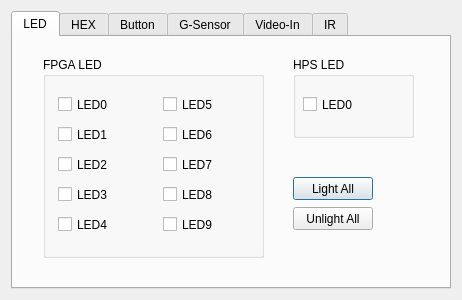
<?xml version="1.0" encoding="UTF-8"?>
<ui version="4.0">
 <class>Dialog</class>
 <widget class="QDialog" name="Dialog">
  <property name="windowModality">
   <enum>Qt::ApplicationModal</enum>
  </property>
  <property name="geometry">
   <rect>
    <x>0</x>
    <y>0</y>
    <width>462</width>
    <height>300</height>
   </rect>
  </property>
  <property name="sizePolicy">
   <sizepolicy hsizetype="Fixed" vsizetype="Fixed">
    <horstretch>0</horstretch>
    <verstretch>0</verstretch>
   </sizepolicy>
  </property>
  <property name="cursor">
   <cursorShape>ArrowCursor</cursorShape>
  </property>
  <property name="contextMenuPolicy">
   <enum>Qt::DefaultContextMenu</enum>
  </property>
  <property name="windowTitle">
   <string extracomment="Developed by Richard">DE1-SoC Control Panel</string>
  </property>
  <property name="sizeGripEnabled">
   <bool>false</bool>
  </property>
  <property name="modal">
   <bool>false</bool>
  </property>
  <layout class="QVBoxLayout" name="verticalLayout">
   <item>
    <widget class="QTabWidget" name="tabWidget">
     <property name="cursor">
      <cursorShape>ArrowCursor</cursorShape>
     </property>
     <property name="tabShape">
      <enum>QTabWidget::Rounded</enum>
     </property>
     <property name="currentIndex">
      <number>0</number>
     </property>
     <property name="iconSize">
      <size>
       <width>32</width>
       <height>32</height>
      </size>
     </property>
     <property name="movable">
      <bool>false</bool>
     </property>
     <widget class="QWidget" name="tabLED">
      <property name="cursor">
       <cursorShape>ArrowCursor</cursorShape>
      </property>
      <property name="autoFillBackground">
       <bool>false</bool>
      </property>
      <attribute name="icon">
       <iconset resource="images/images.qrc">
        <normaloff>:/new/Myresource/GLED.bmp</normaloff>:/new/Myresource/GLED.bmp</iconset>
      </attribute>
      <attribute name="title">
       <string>LED</string>
      </attribute>
      <widget class="QGroupBox" name="groupBox_fpga_led">
       <property name="geometry">
        <rect>
         <x>30</x>
         <y>20</y>
         <width>221</width>
         <height>201</height>
        </rect>
       </property>
       <property name="title">
        <string>FPGA LED</string>
       </property>
       <widget class="QCheckBox" name="checkBox_LED1">
        <property name="geometry">
         <rect>
          <x>15</x>
          <y>60</y>
          <width>95</width>
          <height>35</height>
         </rect>
        </property>
        <property name="font">
         <font>
          <weight>50</weight>
          <bold>false</bold>
          <strikeout>false</strikeout>
          <kerning>false</kerning>
         </font>
        </property>
        <property name="cursor">
         <cursorShape>PointingHandCursor</cursorShape>
        </property>
        <property name="text">
         <string>LED1</string>
        </property>
        <property name="icon">
         <iconset resource="images/images.qrc">
          <normaloff>:/new/Myresource/RLED.bmp</normaloff>:/new/Myresource/RLED.bmp</iconset>
        </property>
        <property name="tristate">
         <bool>false</bool>
        </property>
       </widget>
       <widget class="QCheckBox" name="checkBox_LED9">
        <property name="geometry">
         <rect>
          <x>120</x>
          <y>150</y>
          <width>95</width>
          <height>35</height>
         </rect>
        </property>
        <property name="font">
         <font>
          <weight>50</weight>
          <bold>false</bold>
          <strikeout>false</strikeout>
          <kerning>false</kerning>
         </font>
        </property>
        <property name="cursor">
         <cursorShape>PointingHandCursor</cursorShape>
        </property>
        <property name="text">
         <string>LED9</string>
        </property>
        <property name="icon">
         <iconset resource="images/images.qrc">
          <normaloff>:/new/Myresource/RLED.bmp</normaloff>:/new/Myresource/RLED.bmp</iconset>
        </property>
        <property name="tristate">
         <bool>false</bool>
        </property>
       </widget>
       <widget class="QCheckBox" name="checkBox_LED0">
        <property name="geometry">
         <rect>
          <x>15</x>
          <y>30</y>
          <width>95</width>
          <height>35</height>
         </rect>
        </property>
        <property name="font">
         <font>
          <weight>50</weight>
          <bold>false</bold>
          <strikeout>false</strikeout>
          <kerning>false</kerning>
         </font>
        </property>
        <property name="cursor">
         <cursorShape>PointingHandCursor</cursorShape>
        </property>
        <property name="text">
         <string>LED0</string>
        </property>
        <property name="icon">
         <iconset resource="images/images.qrc">
          <normaloff>:/new/Myresource/RLED.bmp</normaloff>:/new/Myresource/RLED.bmp</iconset>
        </property>
        <property name="tristate">
         <bool>false</bool>
        </property>
       </widget>
       <widget class="QCheckBox" name="checkBox_LED2">
        <property name="geometry">
         <rect>
          <x>15</x>
          <y>90</y>
          <width>95</width>
          <height>35</height>
         </rect>
        </property>
        <property name="font">
         <font>
          <weight>50</weight>
          <bold>false</bold>
          <strikeout>false</strikeout>
          <kerning>false</kerning>
         </font>
        </property>
        <property name="cursor">
         <cursorShape>PointingHandCursor</cursorShape>
        </property>
        <property name="text">
         <string>LED2</string>
        </property>
        <property name="icon">
         <iconset resource="images/images.qrc">
          <normaloff>:/new/Myresource/RLED.bmp</normaloff>:/new/Myresource/RLED.bmp</iconset>
        </property>
        <property name="tristate">
         <bool>false</bool>
        </property>
       </widget>
       <widget class="QCheckBox" name="checkBox_LED3">
        <property name="geometry">
         <rect>
          <x>15</x>
          <y>120</y>
          <width>95</width>
          <height>35</height>
         </rect>
        </property>
        <property name="font">
         <font>
          <weight>50</weight>
          <bold>false</bold>
          <strikeout>false</strikeout>
          <kerning>false</kerning>
         </font>
        </property>
        <property name="cursor">
         <cursorShape>PointingHandCursor</cursorShape>
        </property>
        <property name="text">
         <string>LED3</string>
        </property>
        <property name="icon">
         <iconset resource="images/images.qrc">
          <normaloff>:/new/Myresource/RLED.bmp</normaloff>:/new/Myresource/RLED.bmp</iconset>
        </property>
        <property name="tristate">
         <bool>false</bool>
        </property>
       </widget>
       <widget class="QCheckBox" name="checkBox_LED4">
        <property name="geometry">
         <rect>
          <x>15</x>
          <y>150</y>
          <width>95</width>
          <height>35</height>
         </rect>
        </property>
        <property name="font">
         <font>
          <weight>50</weight>
          <bold>false</bold>
          <strikeout>false</strikeout>
          <kerning>false</kerning>
         </font>
        </property>
        <property name="cursor">
         <cursorShape>PointingHandCursor</cursorShape>
        </property>
        <property name="text">
         <string>LED4</string>
        </property>
        <property name="icon">
         <iconset resource="images/images.qrc">
          <normaloff>:/new/Myresource/RLED.bmp</normaloff>:/new/Myresource/RLED.bmp</iconset>
        </property>
        <property name="tristate">
         <bool>false</bool>
        </property>
       </widget>
       <widget class="QCheckBox" name="checkBox_LED5">
        <property name="geometry">
         <rect>
          <x>120</x>
          <y>30</y>
          <width>95</width>
          <height>35</height>
         </rect>
        </property>
        <property name="font">
         <font>
          <weight>50</weight>
          <bold>false</bold>
          <strikeout>false</strikeout>
          <kerning>false</kerning>
         </font>
        </property>
        <property name="cursor">
         <cursorShape>PointingHandCursor</cursorShape>
        </property>
        <property name="text">
         <string>LED5</string>
        </property>
        <property name="icon">
         <iconset resource="images/images.qrc">
          <normaloff>:/new/Myresource/RLED.bmp</normaloff>:/new/Myresource/RLED.bmp</iconset>
        </property>
        <property name="tristate">
         <bool>false</bool>
        </property>
       </widget>
       <widget class="QCheckBox" name="checkBox_LED6">
        <property name="geometry">
         <rect>
          <x>120</x>
          <y>60</y>
          <width>95</width>
          <height>35</height>
         </rect>
        </property>
        <property name="font">
         <font>
          <weight>50</weight>
          <bold>false</bold>
          <strikeout>false</strikeout>
          <kerning>false</kerning>
         </font>
        </property>
        <property name="cursor">
         <cursorShape>PointingHandCursor</cursorShape>
        </property>
        <property name="text">
         <string>LED6</string>
        </property>
        <property name="icon">
         <iconset resource="images/images.qrc">
          <normaloff>:/new/Myresource/RLED.bmp</normaloff>:/new/Myresource/RLED.bmp</iconset>
        </property>
        <property name="tristate">
         <bool>false</bool>
        </property>
       </widget>
       <widget class="QCheckBox" name="checkBox_LED7">
        <property name="geometry">
         <rect>
          <x>120</x>
          <y>90</y>
          <width>95</width>
          <height>35</height>
         </rect>
        </property>
        <property name="font">
         <font>
          <weight>50</weight>
          <bold>false</bold>
          <strikeout>false</strikeout>
          <kerning>false</kerning>
         </font>
        </property>
        <property name="cursor">
         <cursorShape>PointingHandCursor</cursorShape>
        </property>
        <property name="text">
         <string>LED7</string>
        </property>
        <property name="icon">
         <iconset resource="images/images.qrc">
          <normaloff>:/new/Myresource/RLED.bmp</normaloff>:/new/Myresource/RLED.bmp</iconset>
        </property>
        <property name="tristate">
         <bool>false</bool>
        </property>
       </widget>
       <widget class="QCheckBox" name="checkBox_LED8">
        <property name="geometry">
         <rect>
          <x>120</x>
          <y>120</y>
          <width>95</width>
          <height>35</height>
         </rect>
        </property>
        <property name="font">
         <font>
          <weight>50</weight>
          <bold>false</bold>
          <strikeout>false</strikeout>
          <kerning>false</kerning>
         </font>
        </property>
        <property name="cursor">
         <cursorShape>PointingHandCursor</cursorShape>
        </property>
        <property name="text">
         <string>LED8</string>
        </property>
        <property name="icon">
         <iconset resource="images/images.qrc">
          <normaloff>:/new/Myresource/RLED.bmp</normaloff>:/new/Myresource/RLED.bmp</iconset>
        </property>
        <property name="tristate">
         <bool>false</bool>
        </property>
       </widget>
      </widget>
      <widget class="QGroupBox" name="groupBox_hps_led">
       <property name="geometry">
        <rect>
         <x>280</x>
         <y>20</y>
         <width>121</width>
         <height>81</height>
        </rect>
       </property>
       <property name="title">
        <string>HPS LED</string>
       </property>
       <widget class="QCheckBox" name="checkBox_HPS_LED0">
        <property name="geometry">
         <rect>
          <x>10</x>
          <y>30</y>
          <width>95</width>
          <height>35</height>
         </rect>
        </property>
        <property name="font">
         <font>
          <weight>50</weight>
          <bold>false</bold>
          <strikeout>false</strikeout>
          <kerning>false</kerning>
         </font>
        </property>
        <property name="cursor">
         <cursorShape>PointingHandCursor</cursorShape>
        </property>
        <property name="text">
         <string>LED0</string>
        </property>
        <property name="icon">
         <iconset resource="images/images.qrc">
          <normaloff>:/new/Myresource/GLED.bmp</normaloff>:/new/Myresource/GLED.bmp</iconset>
        </property>
        <property name="tristate">
         <bool>false</bool>
        </property>
       </widget>
      </widget>
      <widget class="QPushButton" name="pushButton_LightAllLed">
       <property name="geometry">
        <rect>
         <x>280</x>
         <y>140</y>
         <width>80</width>
         <height>23</height>
        </rect>
       </property>
       <property name="cursor">
        <cursorShape>PointingHandCursor</cursorShape>
       </property>
       <property name="text">
        <string>Light All</string>
       </property>
      </widget>
      <widget class="QPushButton" name="pushButton_UnlightAllLed">
       <property name="geometry">
        <rect>
         <x>280</x>
         <y>170</y>
         <width>80</width>
         <height>23</height>
        </rect>
       </property>
       <property name="cursor">
        <cursorShape>PointingHandCursor</cursorShape>
       </property>
       <property name="text">
        <string>Unlight All</string>
       </property>
      </widget>
     </widget>
     <widget class="QWidget" name="tabHEX">
      <property name="cursor">
       <cursorShape>ArrowCursor</cursorShape>
      </property>
      <attribute name="icon">
       <iconset resource="images/images.qrc">
        <normaloff>:/new/Myresource/HEX_8.bmp</normaloff>:/new/Myresource/HEX_8.bmp</iconset>
      </attribute>
      <attribute name="title">
       <string>HEX</string>
      </attribute>
      <widget class="QLabel" name="label_hex0">
       <property name="geometry">
        <rect>
         <x>350</x>
         <y>70</y>
         <width>40</width>
         <height>59</height>
        </rect>
       </property>
       <property name="text">
        <string/>
       </property>
       <property name="pixmap">
        <pixmap resource="images/images.qrc">:/new/Myresource/HEX_0.bmp</pixmap>
       </property>
      </widget>
      <widget class="QSpinBox" name="spinBox_hex0">
       <property name="geometry">
        <rect>
         <x>350</x>
         <y>130</y>
         <width>40</width>
         <height>24</height>
        </rect>
       </property>
       <property name="cursor">
        <cursorShape>PointingHandCursor</cursorShape>
       </property>
       <property name="maximum">
        <number>9</number>
       </property>
      </widget>
      <widget class="QLabel" name="label_hex1">
       <property name="geometry">
        <rect>
         <x>290</x>
         <y>70</y>
         <width>40</width>
         <height>59</height>
        </rect>
       </property>
       <property name="text">
        <string/>
       </property>
       <property name="pixmap">
        <pixmap resource="images/images.qrc">:/new/Myresource/HEX_1.bmp</pixmap>
       </property>
      </widget>
      <widget class="QSpinBox" name="spinBox_hex1">
       <property name="geometry">
        <rect>
         <x>290</x>
         <y>130</y>
         <width>40</width>
         <height>24</height>
        </rect>
       </property>
       <property name="cursor">
        <cursorShape>PointingHandCursor</cursorShape>
       </property>
       <property name="maximum">
        <number>9</number>
       </property>
      </widget>
      <widget class="QSpinBox" name="spinBox_hex3">
       <property name="geometry">
        <rect>
         <x>170</x>
         <y>130</y>
         <width>40</width>
         <height>24</height>
        </rect>
       </property>
       <property name="cursor">
        <cursorShape>PointingHandCursor</cursorShape>
       </property>
       <property name="maximum">
        <number>9</number>
       </property>
      </widget>
      <widget class="QLabel" name="label_hex2">
       <property name="geometry">
        <rect>
         <x>230</x>
         <y>70</y>
         <width>40</width>
         <height>59</height>
        </rect>
       </property>
       <property name="text">
        <string/>
       </property>
       <property name="pixmap">
        <pixmap resource="images/images.qrc">:/new/Myresource/HEX_2.bmp</pixmap>
       </property>
      </widget>
      <widget class="QLabel" name="label_hex3">
       <property name="geometry">
        <rect>
         <x>170</x>
         <y>70</y>
         <width>40</width>
         <height>59</height>
        </rect>
       </property>
       <property name="text">
        <string/>
       </property>
       <property name="pixmap">
        <pixmap resource="images/images.qrc">:/new/Myresource/HEX_3.bmp</pixmap>
       </property>
      </widget>
      <widget class="QSpinBox" name="spinBox_hex2">
       <property name="geometry">
        <rect>
         <x>230</x>
         <y>130</y>
         <width>40</width>
         <height>24</height>
        </rect>
       </property>
       <property name="cursor">
        <cursorShape>PointingHandCursor</cursorShape>
       </property>
       <property name="maximum">
        <number>9</number>
       </property>
      </widget>
      <widget class="QSpinBox" name="spinBox_hex5">
       <property name="geometry">
        <rect>
         <x>50</x>
         <y>130</y>
         <width>40</width>
         <height>24</height>
        </rect>
       </property>
       <property name="cursor">
        <cursorShape>PointingHandCursor</cursorShape>
       </property>
       <property name="maximum">
        <number>9</number>
       </property>
      </widget>
      <widget class="QLabel" name="label_hex4">
       <property name="geometry">
        <rect>
         <x>110</x>
         <y>70</y>
         <width>40</width>
         <height>59</height>
        </rect>
       </property>
       <property name="text">
        <string/>
       </property>
       <property name="pixmap">
        <pixmap resource="images/images.qrc">:/new/Myresource/HEX_4.bmp</pixmap>
       </property>
      </widget>
      <widget class="QLabel" name="label_hex5">
       <property name="geometry">
        <rect>
         <x>50</x>
         <y>70</y>
         <width>40</width>
         <height>59</height>
        </rect>
       </property>
       <property name="text">
        <string/>
       </property>
       <property name="pixmap">
        <pixmap resource="images/images.qrc">:/new/Myresource/HEX_5.bmp</pixmap>
       </property>
      </widget>
      <widget class="QSpinBox" name="spinBox_hex4">
       <property name="geometry">
        <rect>
         <x>110</x>
         <y>130</y>
         <width>40</width>
         <height>24</height>
        </rect>
       </property>
       <property name="cursor">
        <cursorShape>PointingHandCursor</cursorShape>
       </property>
       <property name="maximum">
        <number>9</number>
       </property>
      </widget>
      <widget class="QCheckBox" name="checkBox_HEX_on_off">
       <property name="geometry">
        <rect>
         <x>180</x>
         <y>180</y>
         <width>79</width>
         <height>27</height>
        </rect>
       </property>
       <property name="text">
        <string>ON/OFF</string>
       </property>
       <property name="checked">
        <bool>true</bool>
       </property>
      </widget>
     </widget>
     <widget class="QWidget" name="tabButton">
      <property name="cursor">
       <cursorShape>ArrowCursor</cursorShape>
      </property>
      <attribute name="icon">
       <iconset resource="images/images.qrc">
        <normaloff>:/new/Myresource/BUTTON_UP.bmp</normaloff>:/new/Myresource/BUTTON_UP.bmp</iconset>
      </attribute>
      <attribute name="title">
       <string>Button</string>
      </attribute>
      <widget class="QGroupBox" name="groupBox_3">
       <property name="geometry">
        <rect>
         <x>380</x>
         <y>10</y>
         <width>41</width>
         <height>71</height>
        </rect>
       </property>
       <property name="title">
        <string>HPS</string>
       </property>
       <widget class="QLabel" name="label_hps_key0">
        <property name="geometry">
         <rect>
          <x>10</x>
          <y>30</y>
          <width>21</width>
          <height>31</height>
         </rect>
        </property>
        <property name="text">
         <string/>
        </property>
        <property name="pixmap">
         <pixmap resource="images/images.qrc">:/new/Myresource/SMALL_BUTTON_DOWN.bmp</pixmap>
        </property>
       </widget>
      </widget>
      <widget class="QGroupBox" name="groupBox_4">
       <property name="geometry">
        <rect>
         <x>20</x>
         <y>10</y>
         <width>340</width>
         <height>210</height>
        </rect>
       </property>
       <property name="title">
        <string>FPGA</string>
       </property>
       <widget class="QLabel" name="label_key0">
        <property name="geometry">
         <rect>
          <x>270</x>
          <y>50</y>
          <width>44</width>
          <height>44</height>
         </rect>
        </property>
        <property name="text">
         <string/>
        </property>
        <property name="pixmap">
         <pixmap resource="images/images.qrc">:/new/Myresource/BUTTON_UP.bmp</pixmap>
        </property>
       </widget>
       <widget class="QLabel" name="label_key1">
        <property name="geometry">
         <rect>
          <x>220</x>
          <y>50</y>
          <width>44</width>
          <height>44</height>
         </rect>
        </property>
        <property name="text">
         <string/>
        </property>
        <property name="pixmap">
         <pixmap resource="images/images.qrc">:/new/Myresource/BUTTON_UP.bmp</pixmap>
        </property>
       </widget>
       <widget class="QLabel" name="label_key2">
        <property name="geometry">
         <rect>
          <x>170</x>
          <y>50</y>
          <width>44</width>
          <height>44</height>
         </rect>
        </property>
        <property name="text">
         <string/>
        </property>
        <property name="pixmap">
         <pixmap resource="images/images.qrc">:/new/Myresource/BUTTON_UP.bmp</pixmap>
        </property>
       </widget>
       <widget class="QLabel" name="label_key3">
        <property name="geometry">
         <rect>
          <x>120</x>
          <y>50</y>
          <width>44</width>
          <height>44</height>
         </rect>
        </property>
        <property name="text">
         <string/>
        </property>
        <property name="pixmap">
         <pixmap resource="images/images.qrc">:/new/Myresource/BUTTON_UP.bmp</pixmap>
        </property>
       </widget>
       <widget class="QLabel" name="label_sw0">
        <property name="geometry">
         <rect>
          <x>300</x>
          <y>120</y>
          <width>19</width>
          <height>63</height>
         </rect>
        </property>
        <property name="text">
         <string/>
        </property>
        <property name="pixmap">
         <pixmap resource="images/images.qrc">:/new/Myresource/SW_down.bmp</pixmap>
        </property>
       </widget>
       <widget class="QLabel" name="label_sw1">
        <property name="geometry">
         <rect>
          <x>270</x>
          <y>120</y>
          <width>19</width>
          <height>63</height>
         </rect>
        </property>
        <property name="text">
         <string/>
        </property>
        <property name="pixmap">
         <pixmap resource="images/images.qrc">:/new/Myresource/SW_down.bmp</pixmap>
        </property>
       </widget>
       <widget class="QLabel" name="label_sw2">
        <property name="geometry">
         <rect>
          <x>240</x>
          <y>120</y>
          <width>19</width>
          <height>63</height>
         </rect>
        </property>
        <property name="text">
         <string/>
        </property>
        <property name="pixmap">
         <pixmap resource="images/images.qrc">:/new/Myresource/SW_down.bmp</pixmap>
        </property>
       </widget>
      </widget>
      <widget class="QLabel" name="label_sw3">
       <property name="geometry">
        <rect>
         <x>230</x>
         <y>130</y>
         <width>19</width>
         <height>63</height>
        </rect>
       </property>
       <property name="text">
        <string/>
       </property>
       <property name="pixmap">
        <pixmap resource="images/images.qrc">:/new/Myresource/SW_down.bmp</pixmap>
       </property>
      </widget>
      <widget class="QLabel" name="label_sw5">
       <property name="geometry">
        <rect>
         <x>170</x>
         <y>130</y>
         <width>19</width>
         <height>63</height>
        </rect>
       </property>
       <property name="text">
        <string/>
       </property>
       <property name="pixmap">
        <pixmap resource="images/images.qrc">:/new/Myresource/SW_down.bmp</pixmap>
       </property>
      </widget>
      <widget class="QLabel" name="label_sw4">
       <property name="geometry">
        <rect>
         <x>200</x>
         <y>130</y>
         <width>19</width>
         <height>63</height>
        </rect>
       </property>
       <property name="text">
        <string/>
       </property>
       <property name="pixmap">
        <pixmap resource="images/images.qrc">:/new/Myresource/SW_down.bmp</pixmap>
       </property>
      </widget>
      <widget class="QLabel" name="label_sw6">
       <property name="geometry">
        <rect>
         <x>140</x>
         <y>130</y>
         <width>19</width>
         <height>63</height>
        </rect>
       </property>
       <property name="text">
        <string/>
       </property>
       <property name="pixmap">
        <pixmap resource="images/images.qrc">:/new/Myresource/SW_down.bmp</pixmap>
       </property>
      </widget>
      <widget class="QLabel" name="label_sw8">
       <property name="geometry">
        <rect>
         <x>80</x>
         <y>130</y>
         <width>19</width>
         <height>63</height>
        </rect>
       </property>
       <property name="text">
        <string/>
       </property>
       <property name="pixmap">
        <pixmap resource="images/images.qrc">:/new/Myresource/SW_down.bmp</pixmap>
       </property>
      </widget>
      <widget class="QLabel" name="label_sw7">
       <property name="geometry">
        <rect>
         <x>110</x>
         <y>130</y>
         <width>19</width>
         <height>63</height>
        </rect>
       </property>
       <property name="text">
        <string/>
       </property>
       <property name="pixmap">
        <pixmap resource="images/images.qrc">:/new/Myresource/SW_down.bmp</pixmap>
       </property>
      </widget>
      <widget class="QLabel" name="label_sw9">
       <property name="geometry">
        <rect>
         <x>50</x>
         <y>130</y>
         <width>19</width>
         <height>63</height>
        </rect>
       </property>
       <property name="text">
        <string/>
       </property>
       <property name="pixmap">
        <pixmap resource="images/images.qrc">:/new/Myresource/SW_down.bmp</pixmap>
       </property>
      </widget>
     </widget>
     <widget class="QWidget" name="tabGsensor">
      <property name="cursor">
       <cursorShape>ArrowCursor</cursorShape>
      </property>
      <attribute name="icon">
       <iconset resource="images/images.qrc">
        <normaloff>:/new/Myresource/tab/G-Sensor.png</normaloff>:/new/Myresource/tab/G-Sensor.png</iconset>
      </attribute>
      <attribute name="title">
       <string>G-Sensor</string>
      </attribute>
      <widget class="QLabel" name="label_Z">
       <property name="geometry">
        <rect>
         <x>20</x>
         <y>150</y>
         <width>87</width>
         <height>27</height>
        </rect>
       </property>
       <property name="font">
        <font>
         <pointsize>11</pointsize>
        </font>
       </property>
       <property name="text">
        <string>Z: xxxx.xxx</string>
       </property>
      </widget>
      <widget class="QLabel" name="label_X">
       <property name="geometry">
        <rect>
         <x>20</x>
         <y>90</y>
         <width>87</width>
         <height>27</height>
        </rect>
       </property>
       <property name="font">
        <font>
         <pointsize>11</pointsize>
        </font>
       </property>
       <property name="text">
        <string>X: xxxx.xxx</string>
       </property>
      </widget>
      <widget class="QLabel" name="label_Y">
       <property name="geometry">
        <rect>
         <x>20</x>
         <y>120</y>
         <width>87</width>
         <height>27</height>
        </rect>
       </property>
       <property name="font">
        <font>
         <pointsize>11</pointsize>
        </font>
       </property>
       <property name="text">
        <string>Y: xxxx.xxx</string>
       </property>
      </widget>
     </widget>
     <widget class="QWidget" name="tabVideoIn">
      <attribute name="icon">
       <iconset resource="images/images.qrc">
        <normaloff>:/new/Myresource/tab/movie.png</normaloff>:/new/Myresource/tab/movie.png</iconset>
      </attribute>
      <attribute name="title">
       <string>Video-In</string>
      </attribute>
     </widget>
     <widget class="QWidget" name="tabIR">
      <attribute name="icon">
       <iconset resource="images/images.qrc">
        <normaloff>:/new/Myresource/tab/IRDA.png</normaloff>:/new/Myresource/tab/IRDA.png</iconset>
      </attribute>
      <attribute name="title">
       <string>IR</string>
      </attribute>
      <widget class="QGroupBox" name="groupBox_IR_RX">
       <property name="geometry">
        <rect>
         <x>140</x>
         <y>10</y>
         <width>161</width>
         <height>201</height>
        </rect>
       </property>
       <property name="title">
        <string>RX</string>
       </property>
       <widget class="QLabel" name="label_ir_controller">
        <property name="enabled">
         <bool>true</bool>
        </property>
        <property name="geometry">
         <rect>
          <x>30</x>
          <y>30</y>
          <width>95</width>
          <height>159</height>
         </rect>
        </property>
        <property name="text">
         <string/>
        </property>
        <property name="pixmap">
         <pixmap resource="images/images.qrc">:/new/Myresource/IR_RX.bmp</pixmap>
        </property>
       </widget>
      </widget>
     </widget>
    </widget>
   </item>
  </layout>
 </widget>
 <layoutdefault spacing="6" margin="11"/>
 <resources>
  <include location="images/images.qrc"/>
 </resources>
 <connections>
  <connection>
   <sender>checkBox_HPS_LED0</sender>
   <signal>clicked()</signal>
   <receiver>Dialog</receiver>
   <slot>ClickLED()</slot>
   <hints>
    <hint type="sourcelabel">
     <x>302</x>
     <y>120</y>
    </hint>
    <hint type="destinationlabel">
     <x>0</x>
     <y>87</y>
    </hint>
   </hints>
  </connection>
  <connection>
   <sender>checkBox_LED9</sender>
   <signal>clicked()</signal>
   <receiver>Dialog</receiver>
   <slot>ClickLED()</slot>
   <hints>
    <hint type="sourcelabel">
     <x>210</x>
     <y>236</y>
    </hint>
    <hint type="destinationlabel">
     <x>280</x>
     <y>279</y>
    </hint>
   </hints>
  </connection>
  <connection>
   <sender>checkBox_LED0</sender>
   <signal>clicked()</signal>
   <receiver>Dialog</receiver>
   <slot>ClickLED()</slot>
   <hints>
    <hint type="sourcelabel">
     <x>80</x>
     <y>107</y>
    </hint>
    <hint type="destinationlabel">
     <x>81</x>
     <y>349</y>
    </hint>
   </hints>
  </connection>
  <connection>
   <sender>checkBox_LED1</sender>
   <signal>clicked()</signal>
   <receiver>Dialog</receiver>
   <slot>ClickLED()</slot>
   <hints>
    <hint type="sourcelabel">
     <x>120</x>
     <y>146</y>
    </hint>
    <hint type="destinationlabel">
     <x>461</x>
     <y>132</y>
    </hint>
   </hints>
  </connection>
  <connection>
   <sender>checkBox_LED2</sender>
   <signal>clicked()</signal>
   <receiver>Dialog</receiver>
   <slot>ClickLED()</slot>
   <hints>
    <hint type="sourcelabel">
     <x>69</x>
     <y>165</y>
    </hint>
    <hint type="destinationlabel">
     <x>71</x>
     <y>309</y>
    </hint>
   </hints>
  </connection>
  <connection>
   <sender>checkBox_LED3</sender>
   <signal>clicked()</signal>
   <receiver>Dialog</receiver>
   <slot>ClickLED()</slot>
   <hints>
    <hint type="sourcelabel">
     <x>94</x>
     <y>198</y>
    </hint>
    <hint type="destinationlabel">
     <x>103</x>
     <y>371</y>
    </hint>
   </hints>
  </connection>
  <connection>
   <sender>checkBox_LED4</sender>
   <signal>clicked()</signal>
   <receiver>Dialog</receiver>
   <slot>ClickLED()</slot>
   <hints>
    <hint type="sourcelabel">
     <x>61</x>
     <y>229</y>
    </hint>
    <hint type="destinationlabel">
     <x>50</x>
     <y>409</y>
    </hint>
   </hints>
  </connection>
  <connection>
   <sender>checkBox_LED5</sender>
   <signal>clicked()</signal>
   <receiver>Dialog</receiver>
   <slot>ClickLED()</slot>
   <hints>
    <hint type="sourcelabel">
     <x>164</x>
     <y>108</y>
    </hint>
    <hint type="destinationlabel">
     <x>495</x>
     <y>107</y>
    </hint>
   </hints>
  </connection>
  <connection>
   <sender>checkBox_LED6</sender>
   <signal>clicked()</signal>
   <receiver>Dialog</receiver>
   <slot>ClickLED()</slot>
   <hints>
    <hint type="sourcelabel">
     <x>174</x>
     <y>139</y>
    </hint>
    <hint type="destinationlabel">
     <x>490</x>
     <y>193</y>
    </hint>
   </hints>
  </connection>
  <connection>
   <sender>checkBox_LED7</sender>
   <signal>clicked()</signal>
   <receiver>Dialog</receiver>
   <slot>ClickLED()</slot>
   <hints>
    <hint type="sourcelabel">
     <x>167</x>
     <y>180</y>
    </hint>
    <hint type="destinationlabel">
     <x>496</x>
     <y>163</y>
    </hint>
   </hints>
  </connection>
  <connection>
   <sender>checkBox_LED8</sender>
   <signal>clicked()</signal>
   <receiver>Dialog</receiver>
   <slot>ClickLED()</slot>
   <hints>
    <hint type="sourcelabel">
     <x>162</x>
     <y>198</y>
    </hint>
    <hint type="destinationlabel">
     <x>508</x>
     <y>207</y>
    </hint>
   </hints>
  </connection>
  <connection>
   <sender>checkBox_HEX_on_off</sender>
   <signal>clicked()</signal>
   <receiver>Dialog</receiver>
   <slot>ClickHEX()</slot>
   <hints>
    <hint type="sourcelabel">
     <x>230</x>
     <y>246</y>
    </hint>
    <hint type="destinationlabel">
     <x>230</x>
     <y>149</y>
    </hint>
   </hints>
  </connection>
 </connections>
 <slots>
  <slot>slot1()</slot>
  <slot>ClickLED()</slot>
  <slot>ClickHEX()</slot>
  <slot>clickHEX(int)</slot>
 </slots>
</ui>
